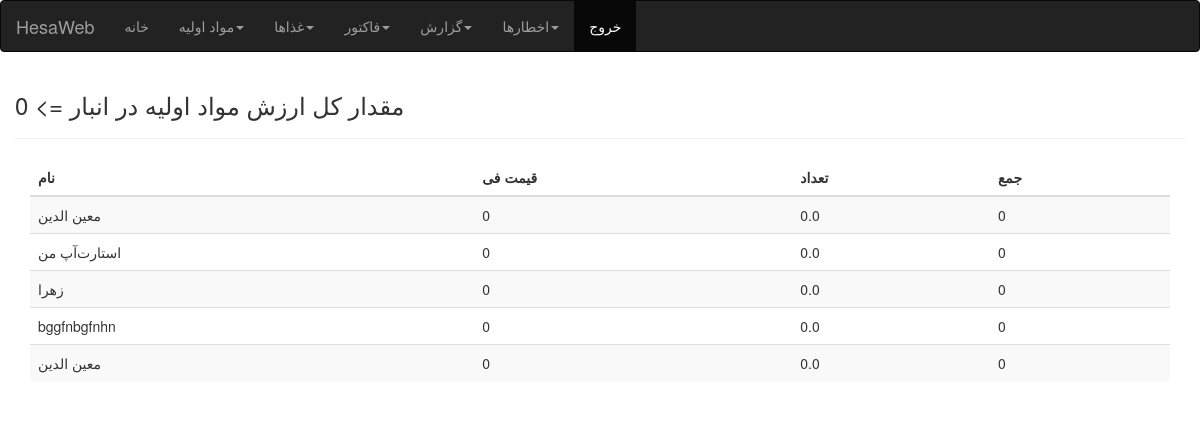
Page /report/material (signed in) on the earlier database version.
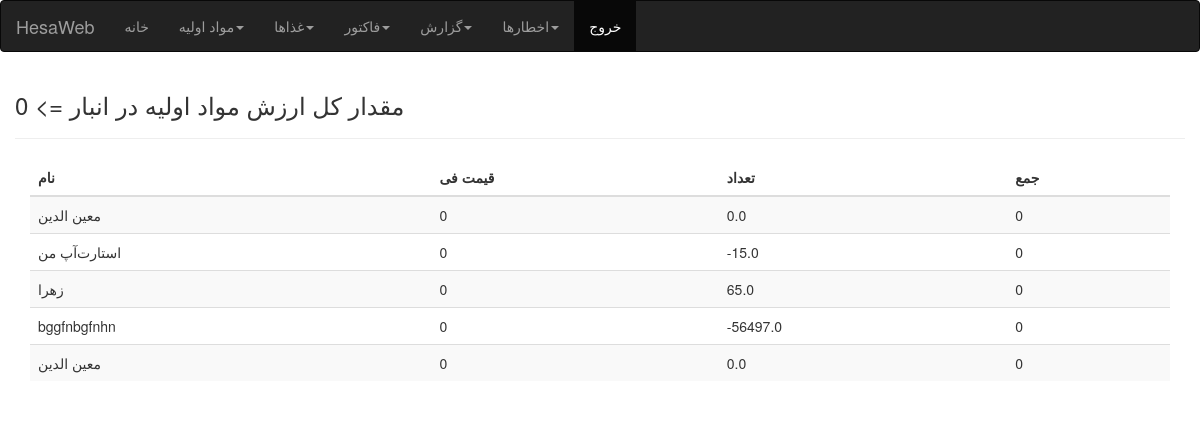
Same page on the later database version.
### product/models.py (models this page shows, shortened)
class material(models.Model):
    name = models.CharField(max_length=50)
    current_value_instorage = models.FloatField(default=0)
    current_price = models.IntegerField(default=0)
    total_value = models.IntegerField(default=0)
    min_value = models.IntegerField(default=0)
    expire_date = models.DateField(blank=True)

### product/views.py (the view)
# urls.py: path("report/material",views.report),
@login_required
def report(request):
    mtv = material.objects.values_list("total_value")
    sum = 0
    for n in mtv:
        sum += n[0]
    mname = material.objects.values_list("name")
    names = []
    for name in mname:
        names.append(name[0])
    mvalue = material.objects.values_list("current_value_instorage")
    values = []
    for value in mvalue:
        values.append(value[0])
    mprice = material.objects.values_list("current_price")
    prices = []
    for price in mprice:
        prices.append(price[0])
    total = []
    for i,v in enumerate(prices):
        total.append(v * values[i])
    last = []
    for index,item in enumerate(names):
        mytuple = (names[index],prices[index],values[index],total[index])
        last.append(mytuple)
    columns = ["نام","قیمت فی","تعداد","جمع"]
    return render(request,"report.html",{"mtv":sum, "col":columns,"last":last , "active":True})

### templates/report.html (shortened to what this page needs)
{% extends 'base.html' %}
{% block body %}
{% if active %}
<h3>مقدار کل ارزش مواد اولیه در انبار => {{mtv}}</h3>
{% endif %}
<hr>
<div class="container">
    <table class="table table-striped">
      <thead>
        <tr>
          <th>{{col.0}}</th>
          <th>{{col.1}}</th>
          <th>{{col.2}}</th>
          <th>{{col.3}}</th>
        </tr>
      </thead>
    <tbody>
      {% for item in last %}
        <tr>
          <td>{{item.0}}</td>
          <td>{{item.1}}</td>
          <td>{{item.2}}</td>
          <td>{{item.3 | floatformat:"0"   }}</td>
        </tr>
        {% endfor %}
    </tbody>
</table>
</div>
{% endblock body %}

Differences in the rows shown:
changed material "استارت‌آپ من": current_value_instorage "0.0" → "-15.0"
changed material "زهرا": current_value_instorage "0.0" → "65.0"
changed material "bggfnbgfnhn": current_value_instorage "0.0" → "-56497.0"
